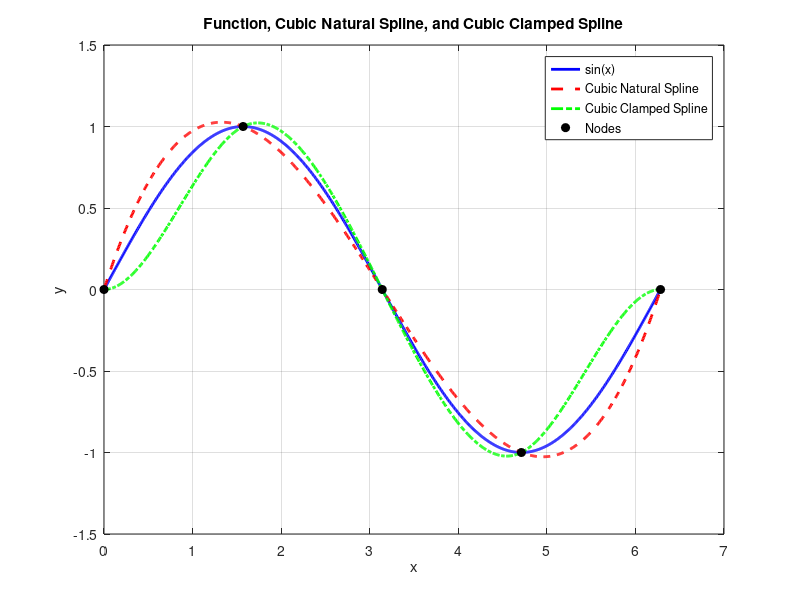

Write the MATLAB code that produced this figure.
x_nodes = [0, pi/2, pi, 3*pi/2, 2*pi];
y_values = sin(x_nodes);

%a)
%the query point
x_query = pi/4;

y_natural_spline = spline(x_nodes, y_values, x_query)

dy_lb = 0; %derivative of lower bound (x=0)
dy_ub = 0; %derivative og upper bound (x=2*pi)

y_clamped_spline = spline(x_nodes, [dy_lb, y_values, dy_ub], x_query)


%b)
x_range=linspace(0,2*pi,1000);
y_natural_sfine=spline(x_nodes, y_values, x_range);
y_clamped_sfine=spline(x_nodes, [dy_lb, y_values, dy_ub], x_range);
y_fine_function=sin(x_range);

figure;
plot(x_range, y_fine_function, 'b', 'LineWidth', 2); hold on;  % Plot the original function (sin(x))
plot(x_range, y_natural_sfine, 'r--', 'LineWidth', 2);  % Plot cubic natural spline
plot(x_range, y_clamped_sfine, 'g-.', 'LineWidth', 2);  % Plot cubic clamped spline

% Plot the original nodes as markers
plot(x_nodes, y_values, 'ko', 'MarkerFaceColor', 'k');

% Add labels and legend
title('Function, Cubic Natural Spline, and Cubic Clamped Spline');
xlabel('x');
ylabel('y');
legend('sin(x)', 'Cubic Natural Spline', 'Cubic Clamped Spline', 'Nodes');
grid on;

%inca prefer legendele din folclorul maghiar